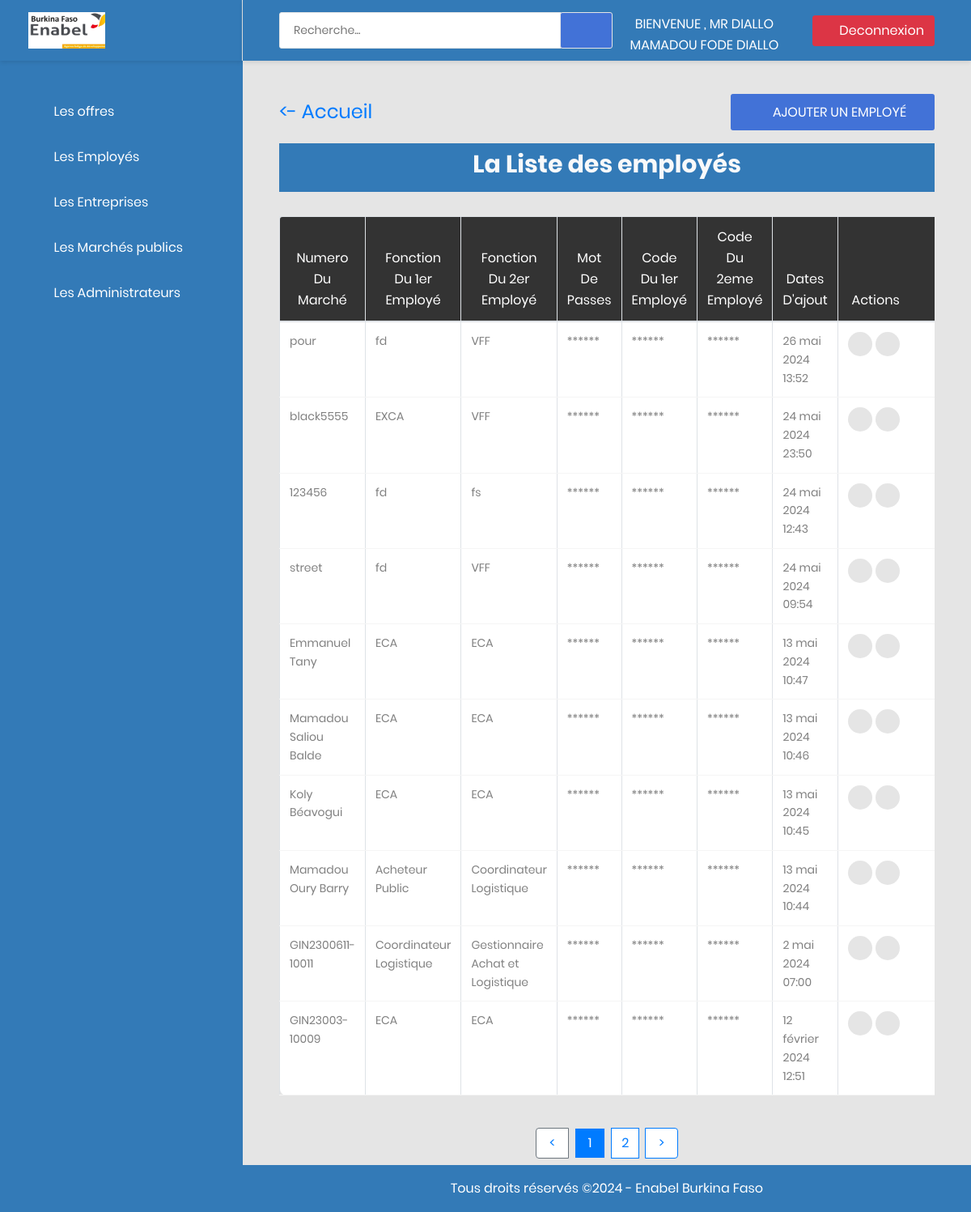
The page /sadmin/employes/ (signed in) on the database as committed earlier.
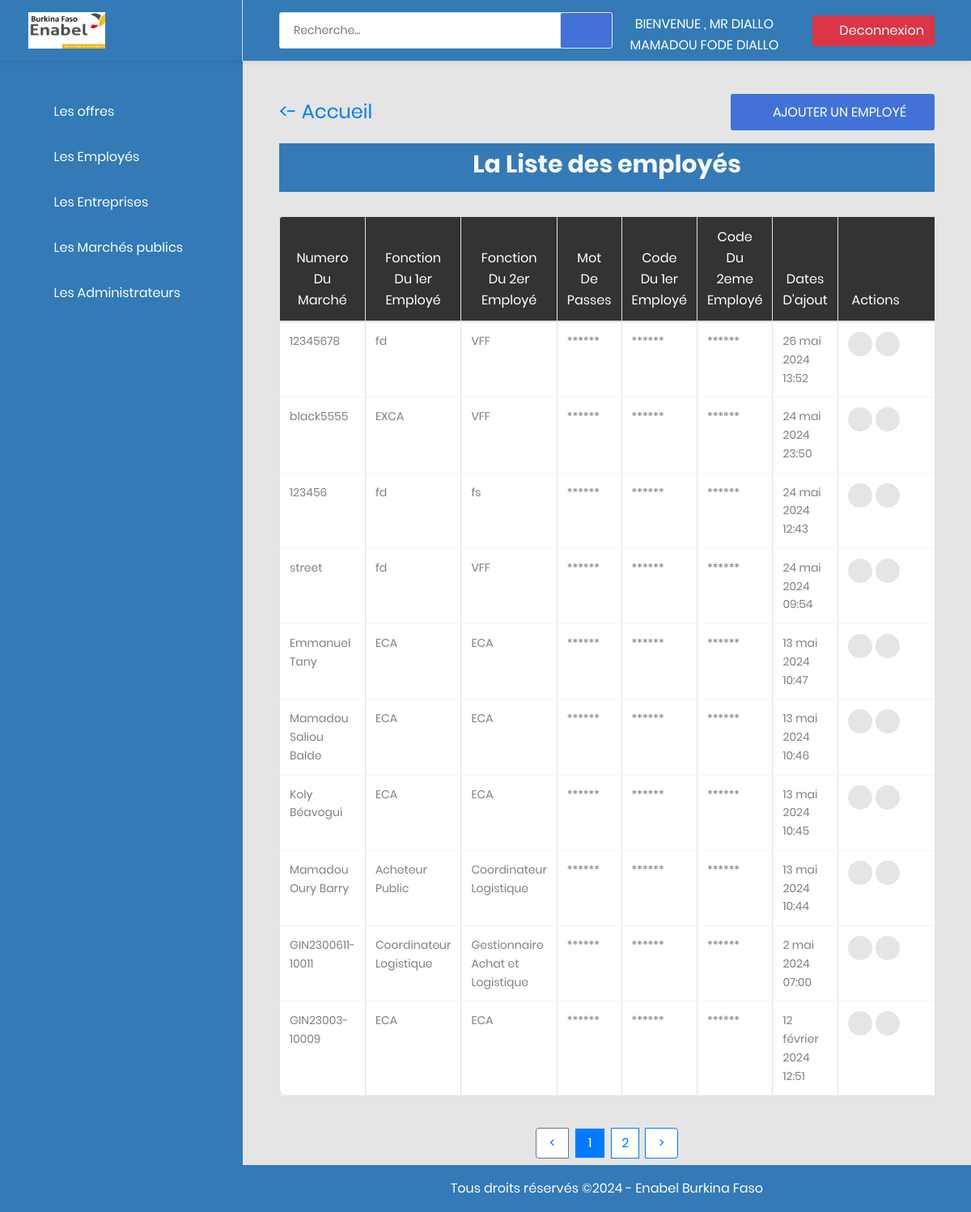
The same page on the database as committed later.
### app_employeur/models.py (models this page shows, shortened)
class Employeur(models.Model):
    utilisateur = models.OneToOneField(User, on_delete=models.CASCADE)
    fonction1 = models.CharField(max_length=40, blank=True)
    fonction2 = models.CharField(max_length=40, blank=True)
    email1 = models.CharField(max_length=100, blank=True)
    email2 = models.CharField(max_length=100, blank=True)
    code1 = models.CharField(max_length=16, blank=True)
    code2 = models.CharField(max_length=16, blank=True)

### app_admin/views.py (the view)
# urls.py: path("employes/", views.employeurs, name='employeurs'),
@user_passes_test(is_superuser, login_url="Aconnexion")
def employeurs(request):
    employeurs = Employeur.objects.all().order_by('-id')
    page = request.GET.get('page', 1)
    paginator = Paginator(employeurs, 10)  # Afficher 10 employeurs par page
    try:
        employeurs = paginator.page(page)
    except PageNotAnInteger:
        employeurs = paginator.page(1)
    except EmptyPage:
        employeurs = paginator.page(paginator.num_pages)
    context = {"employeurs": employeurs}
    return render(request, template_name="app_admin/employeurs.html", context=context)

### app_admin/views.py (called while the page is built)
def is_superuser(user):
    return user.is_superuser

### app_admin/templates/app_admin/employeurs.html (shortened to what the changed rows need)
{% extends 'baseA.html' %}
{% block content %}
{% include 'baseMenu.html' %}
<div class="main-content">
    <div class="section__content section__content--p30">
        <div class="container-fluid">
             <div class="row">
                <div class="col-md-12">
                    <div class="overview-wrap mb-3">
                        <h2 class="title-3"><a href="{% url 'accueil'%}"><- Accueil </a></h2>
                    </div>
                </div>
            </div>
            <h2 class="text-center text-light pt-2 pb-3" style="background-color: #337ab7; color:#fff;">La Liste des employés</h2>
            <div class="row m-t-30">
                <div class="col-md-12">
                    <div class="table-responsive m-b-40">
                        <table class="table table-bordered table-data3 ">
                            <thead>
                                <tr>
                                <th>Numero du marché</th>
                                <th>Fonction du 1er employé</th>
                                <th>Fonction du 2er employé</th>
                                <th>Mot de passes</th>
                                <th>code du  1er employé</th>
                                <th>code du  2eme employé</th>
                                <th>Dates D'ajout</th>
                                <th>Actions</th>
                                </tr>
                            </thead>
                            <tbody class="text-dark">
                                {% for employeur in employeurs %}
                                <tr>
                                    <td>{{ employeur.utilisateur.username }}</td>
                                    <td>{{ employeur.fonction1 }}</td>
                                    <td>{{ employeur.fonction2 }}</td>
                                    <td>******</td>
                                    <td>******</td>
                                    <td>******</td>
                                    <td>{{ employeur.utilisateur.date_joined }}</td>
                                    <td>
                                        <div class="table-data-feature">
                                            <a class="mr-1" href="{%url 'modifier_employeur' employeur.utilisateur.pk %}"><button class="item" data-toggle="tooltip" data-placement="top" title="" data-original-title="Editer">
                                              <i class="zmdi zmdi-edit"></i>
                                            </button></a>
                                            {%if employeur.utilisateur.is_active %}
                                            <a href="{%url 'delete_employeur' employeur.utilisateur.pk %}"> <button onclick="return confirm('voulez-vous desactivé le compte de cet employé ? ')" class="item" data-toggle="tooltip" id="delete" data-placement="top" title="" data-original-title="Desactivé">
                                                  <i class="zmdi  zmdi-eye-off"></i>
                                            </button></a>
                                            {% else %}
                                            <a href="{%url 'active_employeur' employeur.utilisateur.pk %}"> <button onclick="return confirm('voulez-vous activé le compte de cet employé ? ')" class="item" data-toggle="tooltip"  data-placement="top" title="" data-original-title="Activé">
                                                <i class="zmdi  zmdi-account-add"></i>
                                          </button></a>
                                            {%endif%}
                                        </div>
                                    </td>
                                </tr>
                                {%empty%}
                                <h2 class="text-center"> Aucun employé n'a été ajouté pour le moment </h2>
                                <br>
                                {% endfor %}
                            </tbody>
                    </table>
                </div>
            </div>
    </div>
</div>
</div>
{% endblock content %}

Rows that differ between the two databases and show on the page:
changed Employeur "26 mai 2024 13:52": utilisateur.username "pour" → "12345678"
